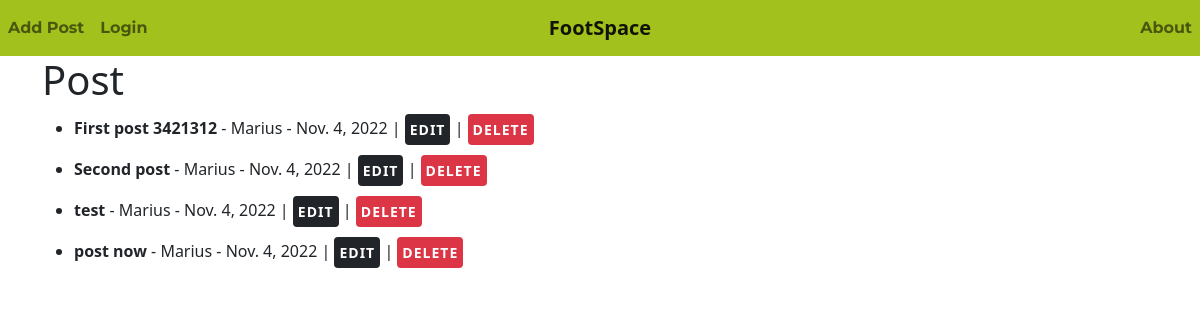
/, run on an earlier commit of the app's database.
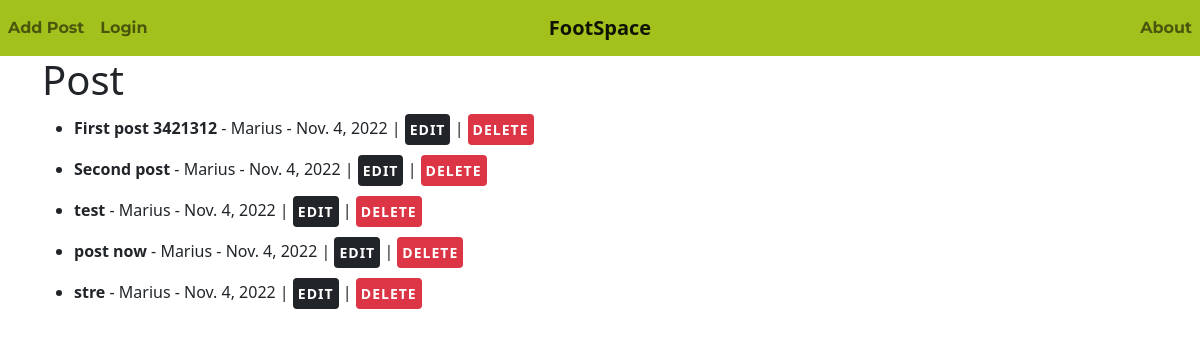
And on a later commit of the database.
### foot_space/models.py (models this page shows, shortened)
class Post(models.Model):
    title = models.CharField(max_length=255)
    title_tag = models.CharField(max_length=255)
    author = models.ForeignKey(User, on_delete=models.CASCADE)
    body = models.TextField()
    post_date = models.DateField(auto_now_add=True)

### foot_space/views.py (the view)
# urls.py: path('', HomeView.as_view(), name="home"),
class HomeView(ListView):
    model = Post
    template_name = "home.html"
    ordering = ['-post_date']

### foot_space/templates/home.html (shortened to what this page needs)
{% extends 'base.html' %}
{% block content %}
<html>
<h1>Post</h1>
<ul>
{% for post in object_list %}
    <li class ="li_spaced"><a href="{% url 'article-detail' post.pk %}">{{ post.title }}</a> - {{ post.author.first_name }} - {{ post.post_date }} |
        <a href="{% url 'edit-post' post.pk %}" class="btn btn-dark btn-sm">Edit</a> |
        <a href="{% url 'delete-post' post.pk %}" class="btn btn-danger btn-sm">Delete</a>
    </li>
{% endfor %}
</ul>
</html>
{% endblock %}

### foot_space/templates/base.html (shortened to what this page needs)
{% load static %}
<!doctype html>
<html lang="en">
  <head>
    <link href="https://cdn.jsdelivr.net/npm/bootstrap@5.2.2/dist/css/bootstrap.min.css" rel="stylesheet">
  </head>
<body>
<nav class="navbar navbar-expand-md  ">
    <a class="navbar-brand abs" href="{% url 'home' %}"> FootSpace</a>
    <div class="navbar-collapse collapse nav-content order-2" id="navbarSupportedContent">
          <ul class="nav navbar-nav">
            <li class="nav-item">
                <a class="nav-link" href="{% url 'add_post' %}">Add Post</a>
            </li>
          </ul>
        <ul class="nav navbar-nav">
            <li class="nav-item">
                {% if request.user.is_authenticated %}
                    <a class="nav-link">{{ request.user }}</a>
                <li class="nav-item">
                    <a class="nav-link" href="{% url 'logout' %}">Logout</a>
                </li>
                {% else %}
                <li class="nav-item">
                    <a class="nav-link" href="{% url 'login' %}">Login</a>
                </li>
                {% endif %}
            </li>
          </ul>
          <ul class="navbar-nav ms-auto">
                <li class="nav-item">
                    <a class="nav-link" href="" data-bs-target="#myModal" data-bs-toggle="modal">About</a>
                </li>
          </ul>
    </div>
</nav>
    <div class = "container">
        {% block content %}
        {% endblock %}
    </div>
  </body>
</html>

### foot_space/templates/home.html (style rules this page uses)
a { color: inherit; text-decoration: none; font-weight: bold; }
.btn { padding: 5px 5px; border: 0 none; font-weight: 700; letter-spacing: 1px; text-transform: uppercase; }
.li_spaced { margin: 10px 0; }

What changed in the data, as far as the page shows it:
added Post: title "stre", author.first_name "Marius", post_date "Nov. 4, 2022"
